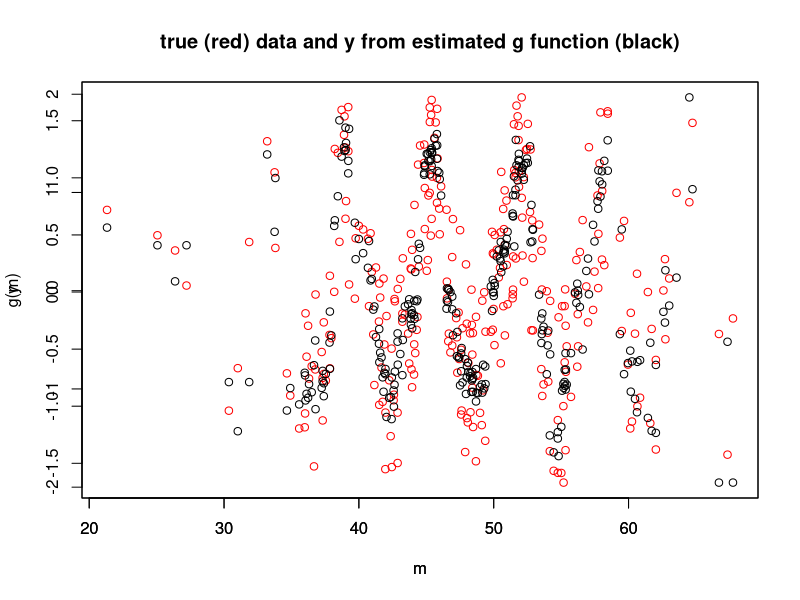

Write the R code that produced this figure. (Note: a time limit stopped this script after it produced the figure.)
# Set parameters for true model
set.seed(109)
N<-300
x_1<-rnorm(N,mean=10,sd=1.5)
x_2<-rnorm(N,mean=5,sd=1)
X<-cbind(x_1,x_2)
beta_vec<-c(1,7.6)
m<-X %*% beta_vec

# Construct reponsive variable y with function sine based on single index m 
# and uniformly distributed errors.
y<-sin(m)+runif(N,-1,1)

#select bandwidth for estimator
bandwidth<-.1


# Gaussian kernel function.
normal_kde <- function(u,h){
  res <- (1/sqrt(2 *pi)) * exp(-0.5 * ((u/h)^2))
  return(res)
}

## Define leave-one-out estimator g,
# Use Gaussian kernel function.
g_i <- function(X,y,b_vec,h) {
  g_i <- (1:N)*NA
  for (i in 1:N){
    u <- sweep(X,2,X[i,])[-i,]%*%b_vec
    kde=normal_kde(u,h)
    estimate <- y[-i]%*%kde / sum(kde)
    g_i[i] <- estimate
    }
  return(g_i)
}


# Define the objective minimizing function of sum-of-squared errors,
# Use Gaussian kernel function.
min_SSE_Gaussian <- function(X,y,b_vec,h) {
  g_i <- (1:N)*NA
  for (i in 1:N){
    u <- sweep(X,2,X[i,])[-i,]%*%b_vec
    kde=normal_kde(u,h)
    estimate <- y[-i]%*%kde / sum(kde)
    g_i[i] <- estimate
    sse <-t(y-g_i)%*%(y-g_i)    #only this line is different from the function g_i
    }
  return(sse)
}



# Minimize the objective function, look for a best extimate for beta_vec.
estimates=nlm(min_SSE_Gaussian,c(1,1),X=X,y=y,h=bandwidth)$estimate
estimates_norm = estimates/estimates[1]

#approximate function g
g<-approxfun(m, g_i(X,y,estimates_norm,.2), method = "linear", rule = 1, ties = mean)

#plot generated data 
plot(m,y,col="red",main=c("true (red) data and y from estimated g function (black)"))
par(new=TRUE)
#plot(m,g_i,col="green")
par(new=TRUE)
plot(m,g(m))



#monte carlo
M = 100   #number of monte carlo simulation
n = 30    # Sample Size
z <- rep(NA,M)
beta_vec<-c(1,7.6) #true beta


## MC-Experiments:
for(j in 1:M){
##Generate x and y sample:
  x_1<-rnorm(N,mean=10,sd=1.5)
  x_2<-rnorm(N,mean=5,sd=1)
  X<-cbind(x_1,x_2)
  m<-X %*% beta_vec
  y<-sin(m)+runif(N,-1,1)
## Compute jth realization of Z:
  estimates=nlm(min_SSE_Gaussian,c(1,1),X=X,y=y,h=bandwidth)$estimate
  estimates_norm = estimates/estimates[1]
  z[j] <- estimates_norm[2] 
}

#plot histogram
hist(z,breaks = 25)
